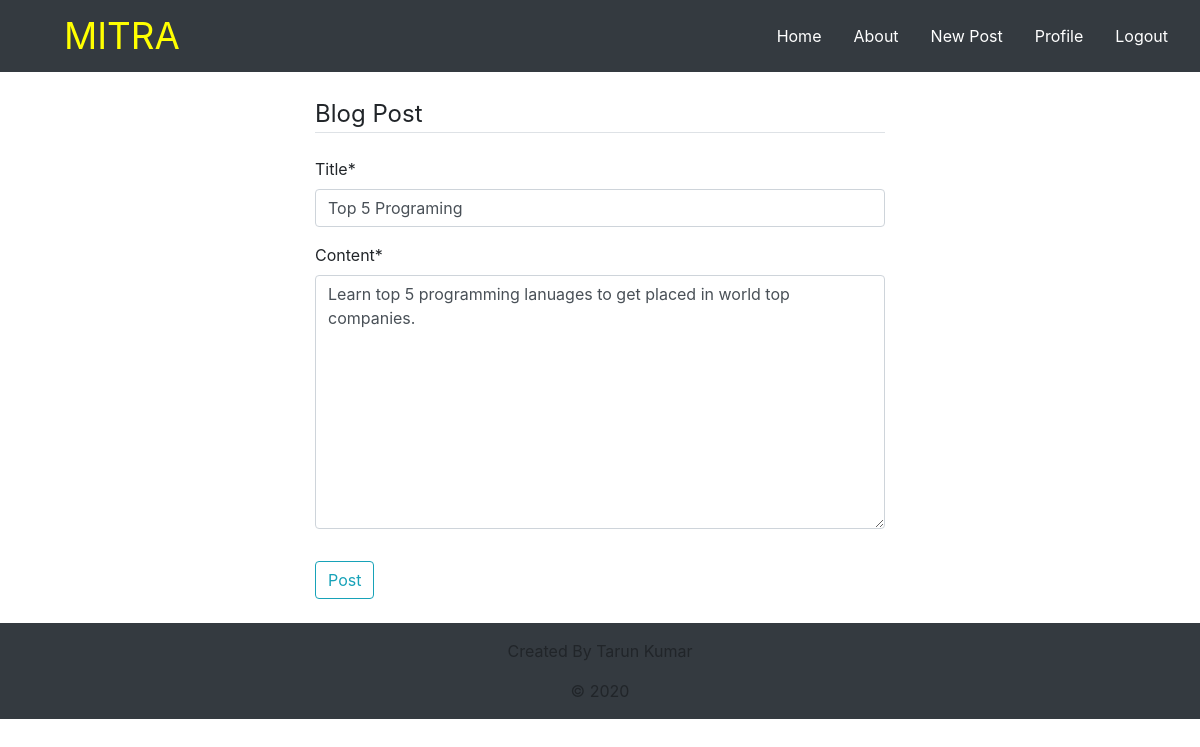
Screenshot of /blog/post/8/update/ (signed in) with the database file from the repository.
### blog/models.py (models this page shows, shortened)
class post(models.Model):
    title=models.CharField(max_length=100)
    author=models.ForeignKey(User,on_delete=models.CASCADE)
    content=models.TextField()
    posted_date=models.DateTimeField(default=timezone.now)

### blog/views.py (the view, shortened to what this page needs)
# urls.py: path('post/<int:pk>/update/', PostUpdateView.as_view(),name='post-update'),
class PostUpdateView(LoginRequiredMixin,UserPassesTestMixin,UpdateView):
	model=post
	fields=['title','content']
	def test_func(self):
		post=self.get_object()
		if self.request.user==post.author:
			return True
		return False

### blog/templates/blog/post_form.html (shortened to what this page needs)
{% extends "blog/base.html" %}
{% load crispy_forms_tags %}
{% block content %}
  <div class="content-section">
    <form  method="post">
      <fieldset class="form-group">
        <legend  class="border-bottom mb-4">Blog Post</legend>
        {{form|crispy}}
      </fieldset>
      <div class="form-group">
        <button class="btn btn-outline-info" type="submit" name="submit">Post</button>
      </div>
    </form>
  </div>
{% endblock content %}

### rows the page displays
post: title "Top 5 Programing", content "Learn top 5 programming lanuages to get placed in world top companies."
